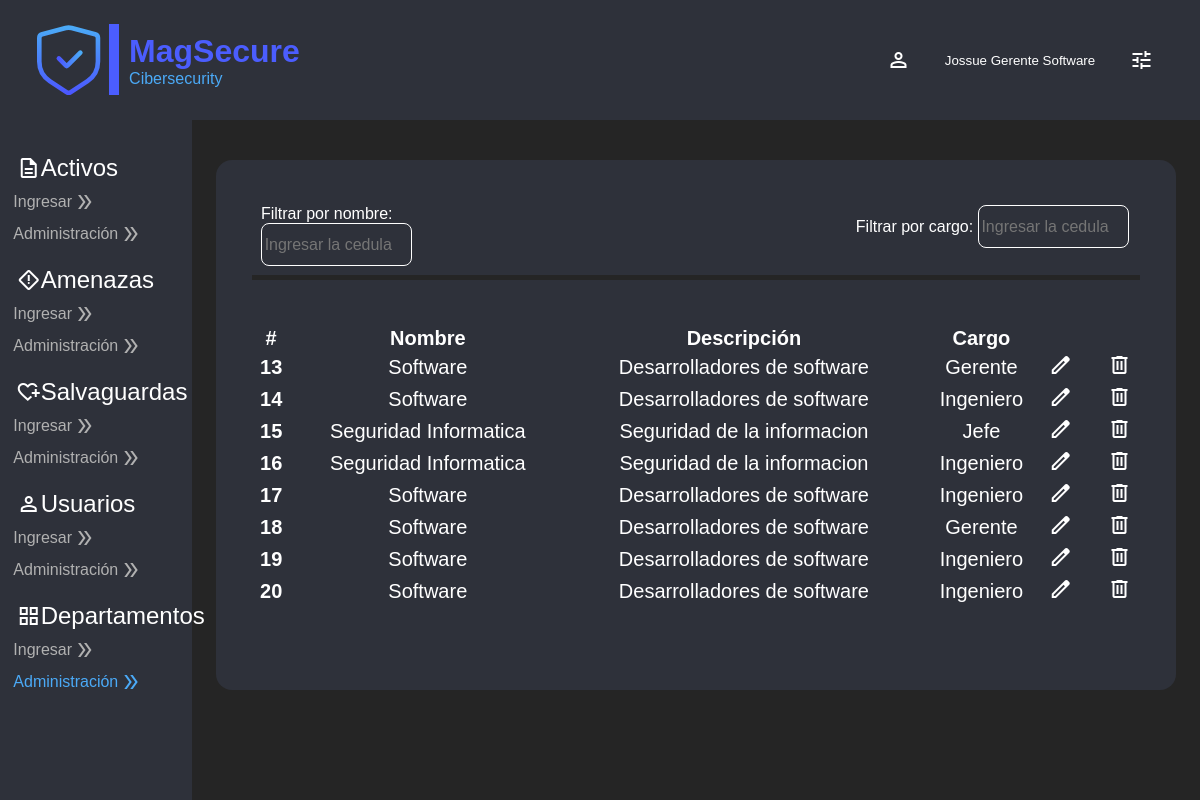
Page /home/tabledepartments/ (signed in) on the earlier database version.
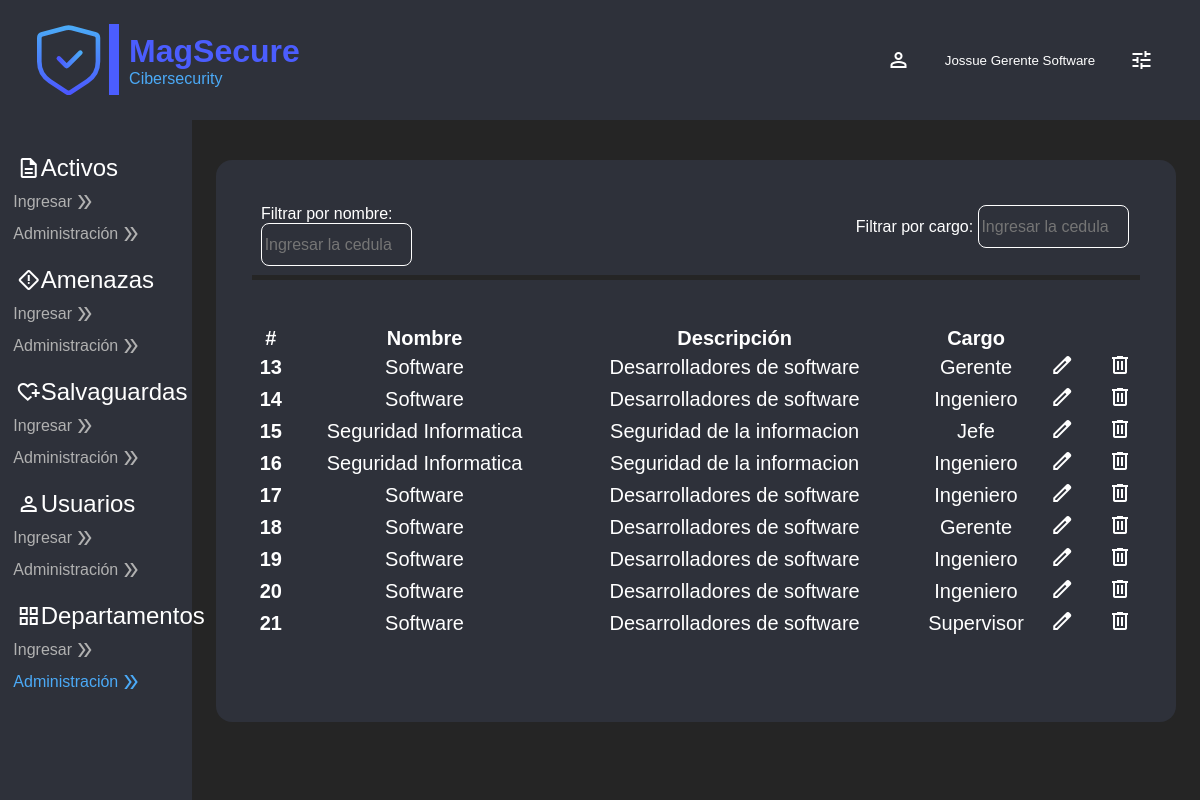
Same page on the later database version.
### InitialPage/models.py (models this page shows)
class Departments(models.Model):
    name = models.CharField(max_length=50, null=False)
    description = models.TextField(max_length=200, null=False)
    workload = models.ForeignKey(Workload, on_delete=models.CASCADE, null=True)

### Users/models.py (models this page shows)
class Workload(models.Model):
    name = models.CharField(max_length=50, null=False)

### InitialPage/views.py (the view)
# urls.py: path('tabledepartments/', views.tabledepartments, name='tabledepartments'),
def tabledepartments(request):
    if request.user.is_authenticated:
        return render(request, "tables/departaments.html",{
            "Departments": Departments.objects.all()
        })
    else:
        return HttpResponseRedirect(reverse("user:login_view"))

### InitialPage/templates/tables/departaments.html (shortened to what this page needs)
{% extends 'layoutHome.html' %}
{% load static %}
{% block action6 %} style="color:#4BAAF7" {% endblock %}
{% block body %}
<section id="bodyform-tables">
    <div class="box-finding">
        <div class="search-information">
            <label for="inpSearch">Filtrar por nombre:</label>
            <input type="text" id="inpSearch0" name="inpSearch" placeholder="Ingresar la cedula">
        </div>
        <div class="search-information">
            <label for="inpSearch">Filtrar por cargo:</label>
            <input type="text" id="inpSearch2" name="inpSearch3" placeholder="Ingresar la cedula">
        </div>
    </div>
    <div class="form-container">
        <table class="table" id="searchtable">
            <thead>
                <tr>
                    <th scope="col">#</th>
                    <th scope="col">Nombre</th>
                    <th scope="col">Descripción</th>
                    <th scope="col">Cargo</th>
                    <th scope="col">
                    </th>
                    <th scope="col"></th>
                    <th scope="col"></th>
                    <th scope="col"></th>
                    <th scope="col"></th>
                    <th scope="col"></th>
                    <th scope="col">
                    </th>
                </tr>
            </thead>
            <tbody>
                {% for department in Departments %}
                <tr>
                    <th scope="row">{{ department.id }}</th>
                    <td>{{ department.name }}</td>
                    <td>{{ department.description }}</td>
                    <td>{{ department.workload.name }}</td>
                    <td>
                        <a type="button" onclick="activeeditbox(this)" class="button-format"
                        data-department-id="{{ department.id }}"
                        data-department-name="{{ department.name }}"
                        data-department-description="{{ department.description }}"
                        data-department-workload="{{ department.workload.name }}">
                            <span class="material-symbols-outlined">
                            </span>
                        </a>
                    </td>
                    <td></td>
                    <td></td>
                    <td></td>
                    <td></td>
                    <td></td>
                    <td>
                        <a href="{% url 'home:deleteTableDepartments' department.id %}" class="button-format">
                            <span class="material-symbols-outlined">
                            </span>
                        </a>
                    </td>
                </tr>
                {% endfor %}
            </tbody>
        </table>
    </div>
</section>
{% endblock %}

Differences in the rows shown:
added Departments: id "21", name "Software", description "Desarrolladores de software", workload.name "Supervisor"
